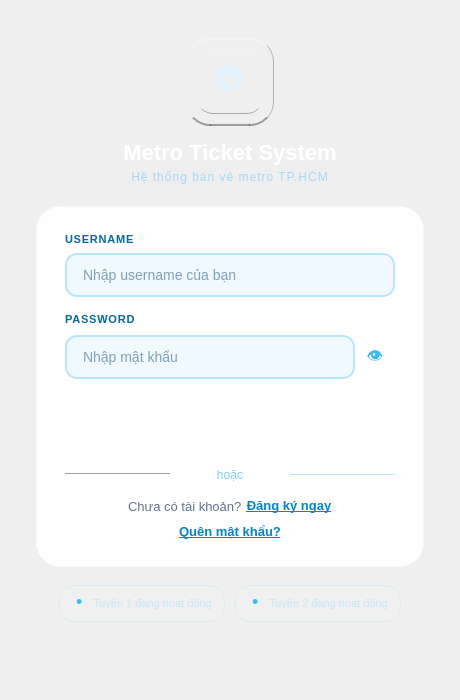
<?xml version="1.0" encoding="UTF-8"?>
<ui version="4.0">
 <class>LoginWindow</class>
 <widget class="QMainWindow" name="LoginWindow">
  <property name="geometry">
   <rect><x>0</x><y>0</y><width>460</width><height>700</height></rect>
  </property>
  <property name="minimumSize">
   <size><width>420</width><height>620</height></size>
  </property>
  <property name="windowTitle">
   <string>Metro Ticket System</string>
  </property>
  <property name="styleSheet">
   <string notr="true">
/* ── Nền tổng: gradient xanh đậm theo chiều dọc ── */
QWidget#centralwidget {
    background: qlineargradient(x1:0, y1:0, x2:0.3, y2:1,
        stop:0 #0D1F3C,
        stop:0.4 #0A3060,
        stop:0.7 #0D4080,
        stop:1   #1A5FA8);
}

/* ── Card login nổi lên ── */
QFrame#card {
    background-color: rgba(255, 255, 255, 0.97);
    border-radius: 24px;
    border: 1px solid rgba(255, 255, 255, 0.15);
}

/* ── Logo: khung ngoài tạo hiệu ứng 3D ── */
QFrame#logo_outer {
    background: qlineargradient(x1:0, y1:0, x2:1, y2:1,
        stop:0 #1E90FF, stop:0.5 #0060D0, stop:1 #003A8C);
    border-radius: 24px;
    border-top: 2px solid rgba(255,255,255,0.28);
    border-left: 1px solid rgba(255,255,255,0.12);
    border-right: 1px solid rgba(0,0,0,0.25);
    border-bottom: 2px solid rgba(0,0,0,0.35);
}
QFrame#logo_inner {
    background: qlineargradient(x1:0, y1:0, x2:1, y2:1,
        stop:0 #2AA0FF, stop:1 #0070E0);
    border-radius: 16px;
    border-top: 1px solid rgba(255,255,255,0.2);
    border-bottom: 1px solid rgba(0,0,0,0.3);
}
QLabel#lbl_logo_icon {
    color: #E0F2FE;
    font-size: 28px;
}

/* ── Tiêu đề ── */
QLabel#lbl_title {
    color: #FFFFFF;
    font-size: 22px;
    font-weight: 700;
}
QLabel#lbl_subtitle {
    color: rgba(148, 213, 252, 0.85);
    font-size: 12px;
    letter-spacing: 1px;
}

/* ── Label field ── */
QLabel#lbl_field_user,
QLabel#lbl_field_pass {
    color: #0369A1;
    font-size: 11px;
    font-weight: 700;
    letter-spacing: 0.8px;
}

/* ── Input fields ── */
QLineEdit#inp_username,
QLineEdit#inp_password {
    background-color: #F0F9FF;
    border: 1.5px solid #BAE6FD;
    border-radius: 12px;
    padding: 11px 14px;
    font-size: 14px;
    color: #0C4A6E;
    selection-background-color: #29B6F6;
}
QLineEdit#inp_username:hover,
QLineEdit#inp_password:hover {
    border-color: #38BDF8;
    background-color: #E8F6FD;
}
QLineEdit#inp_username:focus,
QLineEdit#inp_password:focus {
    border-color: #0284C7;
    background-color: #FFFFFF;
}

/* ── Eye button ── */
QPushButton#btn_eye {
    background: transparent;
    border: none;
    color: #38BDF8;
    font-size: 16px;
    padding: 0px;
}
QPushButton#btn_eye:hover { color: #0284C7; }

/* ── Nút đăng nhập gradient 3D ── */
QPushButton#btn_login {
    background: qlineargradient(x1:0, y1:0, x2:1, y2:0,
        stop:0 #0284C7, stop:0.5 #0EA5E9, stop:1 #38BDF8);
    color: #FFFFFF;
    border: none;
    border-radius: 14px;
    font-size: 15px;
    font-weight: 700;
    padding: 14px 0px;
    border-top: 1px solid rgba(255,255,255,0.2);
}
QPushButton#btn_login:hover {
    background: qlineargradient(x1:0, y1:0, x2:1, y2:0,
        stop:0 #0369A1, stop:0.5 #0284C7, stop:1 #0EA5E9);
}
QPushButton#btn_login:pressed {
    background: qlineargradient(x1:0, y1:0, x2:1, y2:0,
        stop:0 #075985, stop:1 #0284C7);
    border-top: 1px solid rgba(0,0,0,0.15);
}
QPushButton#btn_login:disabled {
    background: #BAE6FD;
    color: rgba(255,255,255,0.6);
}

/* ── Link buttons ── */
QPushButton#btn_register,
QPushButton#btn_forgot {
    background: transparent;
    border: none;
    color: #0284C7;
    font-size: 13px;
    font-weight: 600;
    text-decoration: underline;
    padding: 0px;
}
QPushButton#btn_register:hover,
QPushButton#btn_forgot:hover { color: #075985; }

/* ── Divider ── */
QLabel#lbl_divider { color: #7DD3FC; font-size: 12px; }
QFrame#line_left, QFrame#line_right { color: #BAE6FD; }
QLabel#lbl_no_account { color: #64748B; font-size: 13px; }

/* ── Footer pills ── */
QFrame#pill_1, QFrame#pill_2 {
    background-color: rgba(255, 255, 255, 0.09);
    border: 1px solid rgba(148, 213, 252, 0.22);
    border-radius: 16px;
}
QLabel#lbl_pill_1, QLabel#lbl_pill_2 {
    color: rgba(186, 230, 253, 0.8);
    font-size: 11px;
}
QLabel#lbl_pill_dot_1, QLabel#lbl_pill_dot_2 {
    color: #38BDF8;
    font-size: 18px;
    padding-bottom: 4px;
}
   </string>
  </property>

  <widget class="QWidget" name="centralwidget">
   <layout class="QVBoxLayout" name="root_layout">
    <property name="spacing"><number>0</number></property>
    <property name="leftMargin"><number>36</number></property>
    <property name="topMargin"><number>38</number></property>
    <property name="rightMargin"><number>36</number></property>
    <property name="bottomMargin"><number>28</number></property>

    <!-- ── LOGO 3D ── -->
    <item>
     <layout class="QHBoxLayout" name="logo_row">
      <item>
       <spacer><property name="orientation"><enum>Qt::Horizontal</enum></property><property name="sizeHint" stdset="0"><size><width>40</width><height>20</height></size></property></spacer>
      </item>
      <item>
       <widget class="QFrame" name="logo_outer">
        <property name="minimumSize"><size><width>88</width><height>88</height></size></property>
        <property name="maximumSize"><size><width>88</width><height>88</height></size></property>
        <property name="frameShape"><enum>QFrame::NoFrame</enum></property>
        <layout class="QVBoxLayout" name="logo_outer_layout">
         <property name="leftMargin"><number>10</number></property>
         <property name="topMargin"><number>10</number></property>
         <property name="rightMargin"><number>10</number></property>
         <property name="bottomMargin"><number>10</number></property>
         <item>
          <widget class="QFrame" name="logo_inner">
           <property name="frameShape"><enum>QFrame::NoFrame</enum></property>
           <layout class="QVBoxLayout" name="logo_inner_layout">
            <property name="leftMargin"><number>0</number></property>
            <property name="topMargin"><number>0</number></property>
            <property name="rightMargin"><number>0</number></property>
            <property name="bottomMargin"><number>0</number></property>
            <item>
             <widget class="QLabel" name="lbl_logo_icon">
              <property name="text"><string>🚇</string></property>
              <property name="alignment"><set>Qt::AlignCenter</set></property>
             </widget>
            </item>
           </layout>
          </widget>
         </item>
        </layout>
       </widget>
      </item>
      <item>
       <spacer><property name="orientation"><enum>Qt::Horizontal</enum></property><property name="sizeHint" stdset="0"><size><width>40</width><height>20</height></size></property></spacer>
      </item>
     </layout>
    </item>

    <item><spacer><property name="orientation"><enum>Qt::Vertical</enum></property><property name="sizeType"><enum>QSizePolicy::Fixed</enum></property><property name="sizeHint" stdset="0"><size><width>0</width><height>14</height></size></property></spacer></item>

    <!-- ── TITLE ── -->
    <item>
     <widget class="QLabel" name="lbl_title">
      <property name="text"><string>Metro Ticket System</string></property>
      <property name="alignment"><set>Qt::AlignCenter</set></property>
     </widget>
    </item>
    <item><spacer><property name="orientation"><enum>Qt::Vertical</enum></property><property name="sizeType"><enum>QSizePolicy::Fixed</enum></property><property name="sizeHint" stdset="0"><size><width>0</width><height>5</height></size></property></spacer></item>
    <item>
     <widget class="QLabel" name="lbl_subtitle">
      <property name="text"><string>Hệ thống bán vé metro TP.HCM</string></property>
      <property name="alignment"><set>Qt::AlignCenter</set></property>
     </widget>
    </item>

    <item><spacer><property name="orientation"><enum>Qt::Vertical</enum></property><property name="sizeType"><enum>QSizePolicy::Fixed</enum></property><property name="sizeHint" stdset="0"><size><width>0</width><height>22</height></size></property></spacer></item>

    <!-- ── CARD ── -->
    <item>
     <widget class="QFrame" name="card">
      <property name="frameShape"><enum>QFrame::NoFrame</enum></property>
      <layout class="QVBoxLayout" name="card_layout">
       <property name="spacing"><number>0</number></property>
       <property name="leftMargin"><number>28</number></property>
       <property name="topMargin"><number>26</number></property>
       <property name="rightMargin"><number>28</number></property>
       <property name="bottomMargin"><number>24</number></property>

       <item>
        <widget class="QLabel" name="lbl_field_user">
         <property name="text"><string>USERNAME</string></property>
        </widget>
       </item>
       <item><spacer><property name="orientation"><enum>Qt::Vertical</enum></property><property name="sizeType"><enum>QSizePolicy::Fixed</enum></property><property name="sizeHint" stdset="0"><size><width>0</width><height>7</height></size></property></spacer></item>
       <item>
        <widget class="QLineEdit" name="inp_username">
         <property name="placeholderText"><string>Nhập username của bạn</string></property>
         <property name="clearButtonEnabled"><bool>true</bool></property>
        </widget>
       </item>

       <item><spacer><property name="orientation"><enum>Qt::Vertical</enum></property><property name="sizeType"><enum>QSizePolicy::Fixed</enum></property><property name="sizeHint" stdset="0"><size><width>0</width><height>16</height></size></property></spacer></item>

       <item>
        <widget class="QLabel" name="lbl_field_pass">
         <property name="text"><string>PASSWORD</string></property>
        </widget>
       </item>
       <item><spacer><property name="orientation"><enum>Qt::Vertical</enum></property><property name="sizeType"><enum>QSizePolicy::Fixed</enum></property><property name="sizeHint" stdset="0"><size><width>0</width><height>7</height></size></property></spacer></item>
       <item>
        <layout class="QHBoxLayout" name="pass_row">
         <property name="spacing"><number>0</number></property>
         <item>
          <widget class="QLineEdit" name="inp_password">
           <property name="echoMode"><enum>QLineEdit::Password</enum></property>
           <property name="placeholderText"><string>Nhập mật khẩu</string></property>
          </widget>
         </item>
         <item>
          <widget class="QPushButton" name="btn_eye">
           <property name="minimumSize"><size><width>40</width><height>48</height></size></property>
           <property name="maximumSize"><size><width>40</width><height>48</height></size></property>
           <property name="cursor"><cursorShape>PointingHandCursor</cursorShape></property>
           <property name="text"><string>👁</string></property>
           <property name="flat"><bool>true</bool></property>
          </widget>
         </item>
        </layout>
       </item>

       <item><spacer><property name="orientation"><enum>Qt::Vertical</enum></property><property name="sizeType"><enum>QSizePolicy::Fixed</enum></property><property name="sizeHint" stdset="0"><size><width>0</width><height>22</height></size></property></spacer></item>

       <item>
        <widget class="QPushButton" name="btn_login">
         <property name="cursor"><cursorShape>PointingHandCursor</cursorShape></property>
         <property name="text"><string>Đăng nhập  ↗</string></property>
         <property name="default"><bool>true</bool></property>
        </widget>
       </item>

       <item><spacer><property name="orientation"><enum>Qt::Vertical</enum></property><property name="sizeType"><enum>QSizePolicy::Fixed</enum></property><property name="sizeHint" stdset="0"><size><width>0</width><height>18</height></size></property></spacer></item>

       <!-- Divider -->
       <item>
        <layout class="QHBoxLayout" name="divider_row">
         <property name="spacing"><number>8</number></property>
         <item><widget class="QFrame" name="line_left"><property name="frameShape"><enum>QFrame::HLine</enum></property><property name="frameShadow"><enum>QFrame::Sunken</enum></property></widget></item>
         <item><widget class="QLabel" name="lbl_divider"><property name="text"><string>hoặc</string></property><property name="alignment"><set>Qt::AlignCenter</set></property></widget></item>
         <item><widget class="QFrame" name="line_right"><property name="frameShape"><enum>QFrame::HLine</enum></property></widget></item>
        </layout>
       </item>

       <item><spacer><property name="orientation"><enum>Qt::Vertical</enum></property><property name="sizeType"><enum>QSizePolicy::Fixed</enum></property><property name="sizeHint" stdset="0"><size><width>0</width><height>14</height></size></property></spacer></item>

       <!-- Register row -->
       <item>
        <layout class="QHBoxLayout" name="register_row">
         <item><spacer><property name="orientation"><enum>Qt::Horizontal</enum></property><property name="sizeHint" stdset="0"><size><width>40</width><height>20</height></size></property></spacer></item>
         <item><widget class="QLabel" name="lbl_no_account"><property name="text"><string>Chưa có tài khoản?</string></property></widget></item>
         <item><spacer><property name="orientation"><enum>Qt::Horizontal</enum></property><property name="sizeType"><enum>QSizePolicy::Fixed</enum></property><property name="sizeHint" stdset="0"><size><width>4</width><height>0</height></size></property></spacer></item>
         <item><widget class="QPushButton" name="btn_register"><property name="cursor"><cursorShape>PointingHandCursor</cursorShape></property><property name="text"><string>Đăng ký ngay</string></property><property name="flat"><bool>true</bool></property></widget></item>
         <item><spacer><property name="orientation"><enum>Qt::Horizontal</enum></property><property name="sizeHint" stdset="0"><size><width>40</width><height>20</height></size></property></spacer></item>
        </layout>
       </item>

       <item><spacer><property name="orientation"><enum>Qt::Vertical</enum></property><property name="sizeType"><enum>QSizePolicy::Fixed</enum></property><property name="sizeHint" stdset="0"><size><width>0</width><height>6</height></size></property></spacer></item>

       <!-- Forgot row -->
       <item>
        <layout class="QHBoxLayout" name="forgot_row">
         <item><spacer><property name="orientation"><enum>Qt::Horizontal</enum></property><property name="sizeHint" stdset="0"><size><width>40</width><height>20</height></size></property></spacer></item>
         <item><widget class="QPushButton" name="btn_forgot"><property name="cursor"><cursorShape>PointingHandCursor</cursorShape></property><property name="text"><string>Quên mật khẩu?</string></property><property name="flat"><bool>true</bool></property></widget></item>
         <item><spacer><property name="orientation"><enum>Qt::Horizontal</enum></property><property name="sizeHint" stdset="0"><size><width>40</width><height>20</height></size></property></spacer></item>
        </layout>
       </item>

      </layout>
     </widget>
    </item>

    <item><spacer><property name="orientation"><enum>Qt::Vertical</enum></property><property name="sizeType"><enum>QSizePolicy::Fixed</enum></property><property name="sizeHint" stdset="0"><size><width>0</width><height>18</height></size></property></spacer></item>

    <!-- ── FOOTER PILLS ── -->
    <item>
     <layout class="QHBoxLayout" name="footer_row">
      <property name="spacing"><number>10</number></property>
      <item><spacer><property name="orientation"><enum>Qt::Horizontal</enum></property><property name="sizeHint" stdset="0"><size><width>10</width><height>20</height></size></property></spacer></item>

      <item>
       <widget class="QFrame" name="pill_1">
        <property name="frameShape"><enum>QFrame::NoFrame</enum></property>
        <layout class="QHBoxLayout" name="pill_1_layout">
         <property name="spacing"><number>5</number></property>
         <property name="leftMargin"><number>12</number></property><property name="topMargin"><number>5</number></property><property name="rightMargin"><number>12</number></property><property name="bottomMargin"><number>5</number></property>
         <item><widget class="QLabel" name="lbl_pill_dot_1"><property name="text"><string>•</string></property></widget></item>
         <item><widget class="QLabel" name="lbl_pill_1"><property name="text"><string>Tuyến 1 đang hoạt động</string></property></widget></item>
        </layout>
       </widget>
      </item>

      <item>
       <widget class="QFrame" name="pill_2">
        <property name="frameShape"><enum>QFrame::NoFrame</enum></property>
        <layout class="QHBoxLayout" name="pill_2_layout">
         <property name="spacing"><number>5</number></property>
         <property name="leftMargin"><number>12</number></property><property name="topMargin"><number>5</number></property><property name="rightMargin"><number>12</number></property><property name="bottomMargin"><number>5</number></property>
         <item><widget class="QLabel" name="lbl_pill_dot_2"><property name="text"><string>•</string></property></widget></item>
         <item><widget class="QLabel" name="lbl_pill_2"><property name="text"><string>Tuyến 2 đang hoạt động</string></property></widget></item>
        </layout>
       </widget>
      </item>

      <item><spacer><property name="orientation"><enum>Qt::Horizontal</enum></property><property name="sizeHint" stdset="0"><size><width>10</width><height>20</height></size></property></spacer></item>
     </layout>
    </item>

    <item><spacer><property name="orientation"><enum>Qt::Vertical</enum></property><property name="sizeHint" stdset="0"><size><width>20</width><height>40</height></size></property></spacer></item>

   </layout>
  </widget>
 </widget>

 <tabstops>
  <tabstop>inp_username</tabstop>
  <tabstop>inp_password</tabstop>
  <tabstop>btn_eye</tabstop>
  <tabstop>btn_login</tabstop>
  <tabstop>btn_register</tabstop>
  <tabstop>btn_forgot</tabstop>
 </tabstops>
 <resources/>
 <connections/>
</ui>
